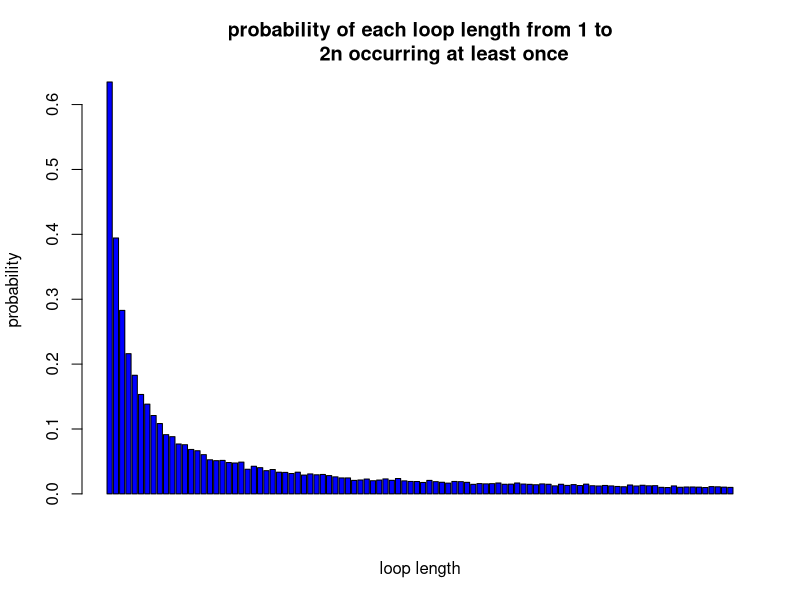

The R script that drew this image:





# Question 1

Pone <- function(n,k,strategy, nreps){ #A function to calculate the probability that one prisoner finds his number 
  #given n- number of tries(max number of boxes he can open), k-prisoner's number, the strategy and number of iterations
  N <- 2*n 
  results = rep(0,nreps)  #initialise vector of results
  if(strategy != 3){  #for strategies except strategy 3 (that is, 1 and 2)
    for(i in 1:nreps) {  #loop over nreps
      boxes = sample(1:N,N) #sample boxes
     #we have 2*n prisoners
      foundIt = 0 #initialise number of prisoners who found their numbers
      #loop over prisoners
        tries = 1
        if(strategy == 1){  #consider a strategy 1
          path = c(k) #keep track of the path of a prisoner
          inBox = boxes[k] # prisoner opens a box with his number
        }else if(strategy == 2){ #consider a strategy 2
          path = c(sample(1:N,1)) #sample random box  
          inBox = boxes[path]  #firstly prisoner opens a random box
        }
        while(tries <= n) { #prisoners can open at most n boxes
          path = c(path, inBox) 		#keep track of a path	 			
          if(inBox == k) { 	#check if the number inside of the box coincides with the prisoner's number		
            foundIt = foundIt + 1   #if yes then update foundIt
            break; 			} 
          else { 					
            inBox = boxes[inBox] 			} #if no, then follow this number in the next box
          tries = tries+1 		} 		 		#update number of tries
      
      results[i] = foundIt  #how many prisoners found their numbers
    }
  }else{ #strategy3
    for(i in 1:nreps) {
      inboxes <- sample(1:N,N)[1:n]  # we randomly choose 50 boxes with 50 cards in them
      results[i] <- match(k,inboxes) #check if the prisoner finds his number and repeat it nrep number of times and store each result in results[i]
                                     #if a prisoner finds his number it will be an integer, otherwise NA 
      results <- length(results[which(is.na(results)== FALSE)])#we count how many results are integers. In other words in nreps times of simulation how many times the 
                                                               #a prisoner with number k found his number
    }       
  }
  
  prob = sum(results)/(nreps)
  
  return(prob)
}


# Question 2

Pall <- function(n, strategy, nreps){#A function to calculate the probability of all prisoners finding their numbers given #given n -number of tries(max of boxes they can open), the strategy and number of iterations
  N <- 2*n #number of prsioners
  results = rep(0,nreps) #initialising results to 0
  if(strategy != 3){ #consider a strategy different from 3, that is, strategies 1 and 2
    for(i in 1:nreps) { #loop over iterations
      boxes = sample(1:N,N) #sample boxes
      prisoners = 1:N #we have N prisoners
      foundIt = 0 #initialising number of prisoners who found their numbers to zero
      for(prisoner in prisoners) {#loop over all prisoners
        tries = 1 
        
        if(strategy == 1){ #consider strategy1
        path = c(prisoner) #keep track of a path of a prisoner
        inBox = boxes[prisoner] #prisoner opens the box with his number on it
        }else if(strategy == 2){ #consider strategy2
          path = c(sample(1:N,1)) #sample boxes
          inBox = boxes[path]#keep track of a path of a prisoner
        }
        
        while(tries <= n) { #while prisoner does not open at most n boxes
          path = c(path, inBox) #keep track of the path of a prisoner			 			
          if(inBox == prisoner) { 	#check if the card inside of a box coincides with the prisoner's number			
            foundIt = foundIt + 1 	#if yes, update	foundIt		
            break; 			} 
          else { 					
            inBox = boxes[inBox] 			} #if no, follow this number in the next box				
          tries = tries+1 		} 		#update tries 		
      }
      
      
      results[i] = foundIt #gives overall result of all prisoners who found their numbers 
    }
  }else{
    for(i in 1:nreps) {#loop over iterations
      prisoners <- 1:N #we have N prisoners
      temp <- numeric(N)#temporary
      
      for(j in prisoners){
        inboxes <- sample(1:N,N)[1:n]#we randomly choose 50 boxes with 50 cards in them
        temp[j] <- match(j,inboxes)#check if the jth prisoner finds his number and repeat it nreps times and store the result in temp
                                   #if the prisoner finds his number temp[j] will be an integer otherwise NA 
      }
      temp <- na.omit(temp) #drop all NA's 
      results[i] <- N-length(attributes(temp)$na.action) #N indicates the number of prisoners who did not find their number
                                                         #results shows how many prisoners found their numbers in ith simulation 
    }
    
    
  }
  
  prob = length(which(results==2*n))/nreps
  
  return(prob)
}



success_prob <- function(n,nreps){ 
  for (strategy in 1:3){ #loop over the strategies
    cat('In strategy', strategy,':',fill = TRUE)
    cat(" P(a single prisoner's success)=", {Pone(n,1,strategy,nreps)},fill = TRUE)
    cat(" P(all prisoners' success)=", {Pall(n,strategy,nreps)},fill = TRUE)
  }
}
success_prob(5,10000)
success_prob(50,10000)
# In strategy 1, the probability of all prisoners getting free is 30.63%, but in other two strategies, the probabilities that they will be free are 0.



# Question 6 

dloop <- function(n, nreps){ #creating the function dloop that takes number of boxes and number of iterations
  count_0 = rep(0, n*2) # initialise vector of length 2*n
  
  for (reps in 1:nreps){ #loop over nreps
    count_1 = rep(0, n*2) #initialise vector counting length of a loop 
    boxes = sample(n*2,n*2) #sample boxes 
    numbered_boxes <- boxes 
    
    iteration_num = c() #initialising vector of numbers we will perform iterations over
    for (k in 1:(2*n)){ #loop over 2*n boxes 
      cycles = c() 
      if ((k %in% iteration_num) == FALSE){  #check if k coincides with the numbers over which we perform iterations
        cycles = append(cycles, k) #if not then append this value to that loop
        next_box = boxes[k] #follow the prisoner's number in next box
        while (next_box != k){ #we append the next boxes to the cycle until in one of the boxes we find the prisoner's number
                               #if we find the number the cycle is closed and we are done
          cycles = append(cycles, next_box)
          next_box =numbered_boxes[next_box]
        }
        count_1[length(cycles)]=count_1[length(cycles)]+1 # count  number of boxes in cycles
        iteration_num = append(iteration_num, cycles)
      }
    }
    index_0 = grep(0, count_1)
    count_0[index_0]=count_0[index_0]+1
  }
  prob_0 <- count_0/nreps #probability of a non-repeated loops (0 time)
  prob_1 <- 1- prob_0 #probability of an each loop 1:2n at least once
  return(prob_1)
}

prob <- dloop(50, 10000) 
barplot(prob,ylab = 'probability',xlab = 'loop length',col = 'blue',main = 'probability of each loop length from 1 to
        2n occurring at least once') #displaying barplot of probabilities

1-sum(prob[51:100]) #probability that there is no loop length greater than 50 


#Since the prisoner starts on the box of their own number they are, on the cycle that contains their card 

#By following the cycle around they will eventually end up at their card.

#The only issue is if prisoners can find their numbers before n boxes are opened.
#In fact, the maximum cycle length should be less than or equal to 50, and there can only be one cycle in any set that has a cycle greater than fifty and 
#after calculating the probability we get 0.319
# about 30 percent of the time, the length of the maximum chains formed will be less than 50 boxes and so all prisoners will be able to find their numbers before they open more than 50 boxes
